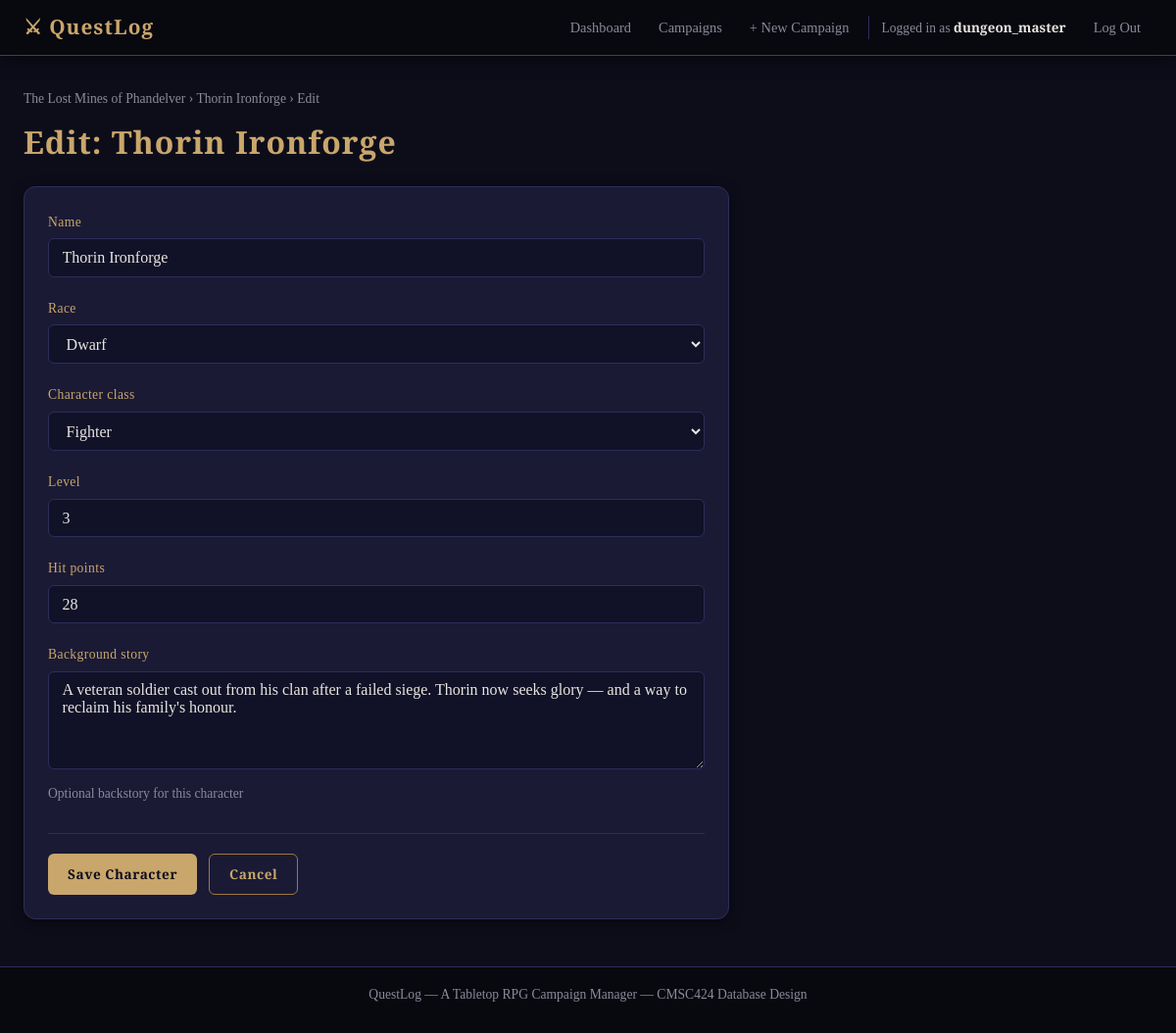
The app's page /characters/1/edit/ (signed in) with its own data.
### campaign_manager/models.py (models this page shows, shortened)
class Character(models.Model):
    RACE_CHOICES = [
        ('human',      'Human'),
        ('elf',        'Elf'),
        ('dwarf',      'Dwarf'),
        ('halfling',   'Halfling'),
        ('gnome',      'Gnome'),
        ('half_elf',   'Half-Elf'),
        ('half_orc',   'Half-Orc'),
        ('tiefling',   'Tiefling'),
        ('dragonborn', 'Dragonborn'),
        ('other',      'Other'),
    ]
    CLASS_CHOICES = [
        ('barbarian', 'Barbarian'),
        ('bard',      'Bard'),
        ('cleric',    'Cleric'),
        ('druid',     'Druid'),
        ('fighter',   'Fighter'),
        ('monk',      'Monk'),
        ('paladin',   'Paladin'),
        ('ranger',    'Ranger'),
        ('rogue',     'Rogue'),
        ('sorcerer',  'Sorcerer'),
        ('warlock',   'Warlock'),
        ('wizard',    'Wizard'),
    ]
    name             = models.CharField(max_length=200)
    race             = models.CharField(max_length=20, choices=RACE_CHOICES, default='human')
    character_class  = models.CharField(max_length=20, choices=CLASS_CHOICES, default='fighter')
    level            = models.IntegerField(default=1)
    hit_points       = models.IntegerField(default=10)
    background_story = models.TextField(blank=True, help_text="Optional backstory for this character")
    campaign = models.ForeignKey(Campaign, on_delete=models.CASCADE, related_name='characters')
    player = models.ForeignKey(User, on_delete=models.CASCADE, related_name='characters')
    class Meta:
        ordering = ['name']

class Campaign(models.Model):
    STATUS_CHOICES = [
        ('active',    'Active'),
        ('completed', 'Completed'),
        ('on_hold',   'On Hold'),
    ]
    name        = models.CharField(max_length=200)
    description = models.TextField(blank=True)
    world_name  = models.CharField(
        max_length=200, blank=True,
        help_text="The name of the setting or fictional world (e.g. Faerûn, Barovia)"
    )
    created_at  = models.DateTimeField(auto_now_add=True)  # Set automatically on creation
    status      = models.CharField(max_length=20, choices=STATUS_CHOICES, default='active')
    dungeon_master = models.ForeignKey(
        User,
        on_delete=models.CASCADE,
        related_name='campaigns_as_dm',
    )
    class Meta:
        ordering = ['-created_at']  # Newest campaigns first

### campaign_manager/views.py (the view)
# urls.py: path('characters/<int:pk>/edit/', views.character_edit, name='character_edit'),
@login_required
def character_edit(request, pk):
    character = get_object_or_404(Character, pk=pk)
    if character.player != request.user and character.campaign.dungeon_master != request.user:
        messages.error(request, "You can only edit your own characters.")
        return redirect('character_detail', pk=pk)
    if request.method == 'POST':
        form = CharacterForm(request.POST, instance=character)
        if form.is_valid():
            form.save()
            messages.success(request, f'"{character.name}" has been updated.')
            return redirect('character_detail', pk=pk)
    else:
        form = CharacterForm(instance=character)
    return render(request, 'campaign_manager/character_form.html', {
        'form':      form,
        'title':     f'Edit: {character.name}',
        'character': character,
    })

### campaign_manager/forms.py
class CharacterForm(forms.ModelForm):
    class Meta:
        model  = Character
        fields = ['name', 'race', 'character_class', 'level', 'hit_points', 'background_story']
        widgets = {
            'background_story': forms.Textarea(attrs={'rows': 4}),
        }

### campaign_manager/templates/campaign_manager/character_form.html (shortened to what this page needs)
{% extends "campaign_manager/base.html" %}
{% block content %}
<div class="form-page">
  <nav class="breadcrumb">
    {% if campaign %}
      <a href="{% url 'campaign_detail' pk=campaign.pk %}">{{ campaign.name }}</a>
      &rsaquo; New Character
    {% elif character %}
      <a href="{% url 'campaign_detail' pk=character.campaign.pk %}">{{ character.campaign.name }}</a>
      &rsaquo; <a href="{% url 'character_detail' pk=character.pk %}">{{ character.name }}</a>
      &rsaquo; Edit
    {% endif %}
  </nav>
  <h1>{{ title }}</h1>
  <div class="card form-card">
    <form method="post">
      {% for field in form %}
        <div class="form-group">
          <label for="{{ field.id_for_label }}">{{ field.label }}</label>
          {{ field }}
          {% if field.help_text %}
            <p class="field-help">{{ field.help_text }}</p>
          {% endif %}
        </div>
      {% endfor %}
      <div class="form-actions">
        <button type="submit" class="btn btn-primary">Save Character</button>
        {% if character %}
          <a href="{% url 'character_detail' pk=character.pk %}" class="btn btn-secondary">Cancel</a>
        {% elif campaign %}
          <a href="{% url 'campaign_detail' pk=campaign.pk %}" class="btn btn-secondary">Cancel</a>
        {% endif %}
      </div>
    </form>
  </div>
</div>
{% endblock %}

### campaign_manager/templates/campaign_manager/base.html (shortened to what this page needs)
<!DOCTYPE html>
<html lang="en">
<head>
  {% load static %}
  <link rel="stylesheet" href="{% static 'campaign_manager/style.css' %}">
</head>
<body>
  <nav class="navbar">
    <div class="nav-container">
      <a href="{% url 'dashboard' %}" class="nav-brand">⚔ QuestLog</a>
      <ul class="nav-links">
        {% if user.is_authenticated %}
          <li><a href="{% url 'dashboard' %}" class="nav-link">Dashboard</a></li>
          <li><a href="{% url 'campaign_list' %}" class="nav-link">Campaigns</a></li>
          <li><a href="{% url 'campaign_create' %}" class="nav-link">+ New Campaign</a></li>
          <li class="nav-user">
            Logged in as <strong>{{ user.username }}</strong>
          </li>
          <li>
            <form method="post" action="{% url 'logout' %}" style="display:inline;">
              <button type="submit" class="nav-link nav-link-btn">Log Out</button>
            </form>
          </li>
        {% else %}
          <li><a href="{% url 'login' %}" class="nav-link">Log In</a></li>
          <li><a href="{% url 'register' %}" class="nav-link btn-primary-small">Register</a></li>
        {% endif %}
      </ul>
    </div>
  </nav>
  <main class="main-content">
    <div class="container">
      {% block content %}{% endblock %}
    </div>
  </main>
  <footer class="site-footer">
    <p>QuestLog &mdash; A Tabletop RPG Campaign Manager &mdash; CMSC424 Database Design</p>
  </footer>
</body>
</html>

### campaign_manager/static/campaign_manager/style.css (style rules this page uses)
:root { --bg-page: #0d0d1a; --bg-nav: #08080f; --bg-card: #1a1a35; --bg-input: #111128; --bg-hover: #22223f; --gold: #c9a66b; --gold-light: #e8c78a; --gold-dark: #a07840; --text: #e8e6e0; --text-muted: #8a8a9a; --border: #2d2d5a; --border-gold: rgba(201, 166, 107, 0.35); --green: #2d6a4f; --green-light: #52b788; --red: #9b2226; --red-light: #e63946; --amber: #7b5e00; --amber-light: #f4a261; --blue: #1d3557; --blue-light: #457b9d; --purple: #4a1d5c; --purple-light: #9d4edd; --radius: 6px; --radius-lg: 12px; --shadow: 0 2px 12px rgba(0, 0, 0, 0.5); --shadow-gold: 0 0 20px rgba(201, 166, 107, 0.15); }
*, *::before, *::after { box-sizing: border-box; margin: 0; padding: 0; }
html { font-size: 16px; scroll-behavior: smooth; }
body { background-color: var(--bg-page); color: var(--text); font-family: 'Crimson Text', Georgia, 'Times New Roman', serif; font-size: 1.05rem; line-height: 1.7; min-height: 100vh; display: flex; flex-direction: column; }
a { color: var(--gold); text-decoration: none; transition: color 0.2s; }
ul { list-style: none; }
h1, h2, h3, h4 { font-family: 'Cinzel', 'Palatino Linotype', serif; font-weight: 600; line-height: 1.3; color: var(--gold); letter-spacing: 0.03em; }
h1 { font-size: 2rem; margin-bottom: 0.5rem; }
p { margin-bottom: 0.75rem; }
strong { color: var(--text); font-weight: 600; }
.navbar { background-color: var(--bg-nav); border-bottom: 1px solid var(--border-gold); position: sticky; top: 0; z-index: 100; box-shadow: 0 2px 20px rgba(0,0,0,0.6); }
.nav-container { max-width: 1200px; margin: 0 auto; padding: 0 1.5rem; display: flex; align-items: center; justify-content: space-between; height: 56px; }
.nav-brand { font-family: 'Cinzel', serif; font-size: 1.3rem; font-weight: 700; color: var(--gold); letter-spacing: 0.05em; text-decoration: none; }
.nav-links { display: flex; align-items: center; gap: 0.25rem; }
.nav-link { color: var(--text-muted); padding: 0.35rem 0.75rem; border-radius: var(--radius); font-size: 0.9rem; transition: color 0.2s, background 0.2s; }
.nav-link-btn { background: none; border: none; cursor: pointer; font-family: inherit; font-size: 0.9rem; }
.nav-user { color: var(--text-muted); font-size: 0.85rem; padding: 0 0.75rem; border-left: 1px solid var(--border); margin-left: 0.25rem; }
.container { max-width: 1200px; margin: 0 auto; padding: 0 1.5rem; }
.main-content { flex: 1; padding: 2rem 0 3rem; }
.site-footer { background: var(--bg-nav); border-top: 1px solid var(--border); text-align: center; padding: 1rem; color: var(--text-muted); font-size: 0.85rem; }
.btn { display: inline-block; padding: 0.55rem 1.25rem; border-radius: var(--radius); font-family: 'Cinzel', serif; font-size: 0.85rem; font-weight: 600; letter-spacing: 0.04em; cursor: pointer; border: none; transition: background 0.2s, color 0.2s, box-shadow 0.2s; text-align: center; text-decoration: none; }
.btn-primary { background: var(--gold); color: #0d0d1a; }
.btn-secondary { background: transparent; color: var(--gold); border: 1px solid var(--gold-dark); }
.form-group { margin-bottom: 1.25rem; }
.form-group label { display: block; margin-bottom: 0.35rem; font-family: 'Cinzel', serif; font-size: 0.85rem; color: var(--gold); letter-spacing: 0.03em; }
.form-group input[type="text"], .form-group input[type="email"], .form-group input[type="password"], .form-group input[type="number"], .form-group input[type="date"], .form-group textarea, .form-group select, input[type="text"], input[type="email"], input[type="password"], input[type="number"], input[type="date"], textarea, select { width: 100%; background: var(--bg-input); color: var(--text); border: 1px solid var(--border); border-radius: var(--radius); padding: 0.6rem 0.85rem; font-family: 'Crimson Text', serif; font-size: 1rem; transition: border-color 0.2s, box-shadow 0.2s; }
textarea { resize: vertical; min-height: 100px; }
select option { background: var(--bg-card); color: var(--text); }
.field-help { color: var(--text-muted); font-size: 0.85rem; margin-top: 0.25rem; }
.form-actions { display: flex; gap: 0.75rem; margin-top: 1.75rem; padding-top: 1.25rem; border-top: 1px solid var(--border); }
.form-page { max-width: 720px; }
.form-card { margin-top: 1.5rem; }
.card { background: var(--bg-card); border: 1px solid var(--border); border-radius: var(--radius-lg); padding: 1.5rem; box-shadow: var(--shadow); }
.breadcrumb { font-size: 0.85rem; color: var(--text-muted); margin-bottom: 0.75rem; }
.breadcrumb a { color: var(--text-muted); }

### records on screen
Character: campaign.name "The Lost Mines of Phandelver", name "Thorin Ironforge", form "Thorin Ironforge" "Dwarf" "Fighter" "3" "28" "A veteran soldier cast out from his clan after a failed siege. Thorin now seeks glory — and a way to reclaim his family's honour."

### other values on screen
{{ user.username }} "dungeon_master"
{{ title }} "Edit: Thorin Ironforge"
{{ field.label }} "Name" "Race" "Character class" "Level" "Hit points" "Background story"
{{ field.help_text }} "Optional backstory for this character"
